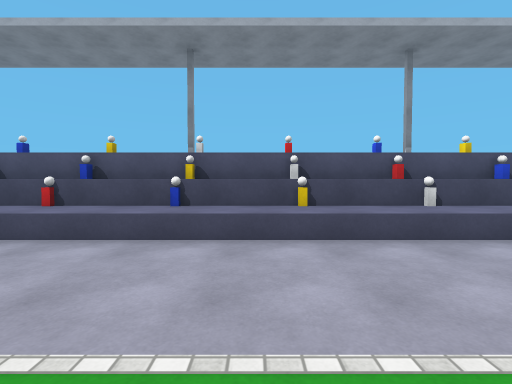
[1] (above)

21 first-person views from a walk through a 3-D level made in the Unity game engine. The camera is 1.3 m above the floor, tilts 2° down and sees 85° across. The floor is counted in squares, 2 m on a side. Each view is taken from the middle of a square. On the plan, view 1 faces up. The plan holds only what a view shows up to about 9 squares ahead; the rest is blank. The place goes on beyond the plan. The player character is not drawn. Surface patterns are stand-ins for the level's own textures.

[2]
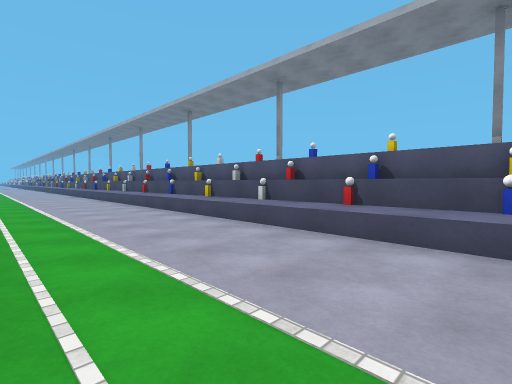

[3]
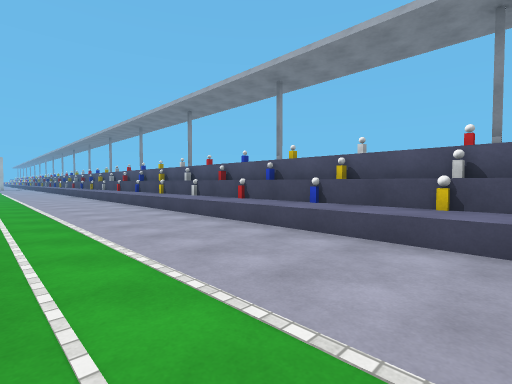

[4]
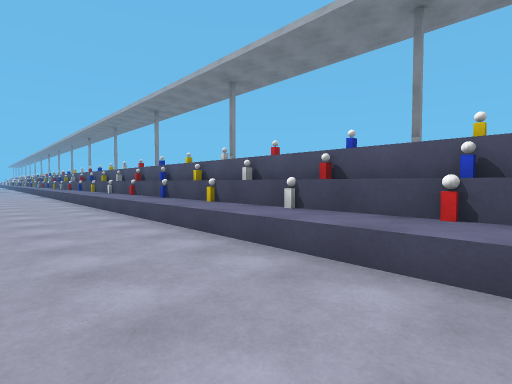

[5]
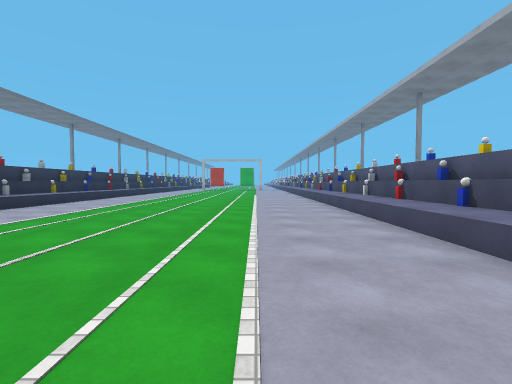

[6]
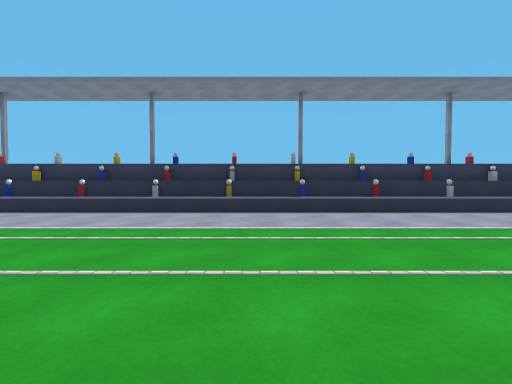

[7]
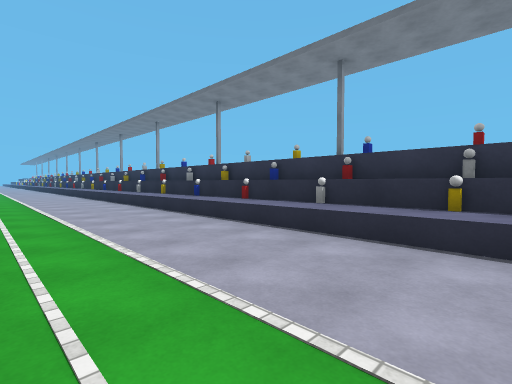

[8]
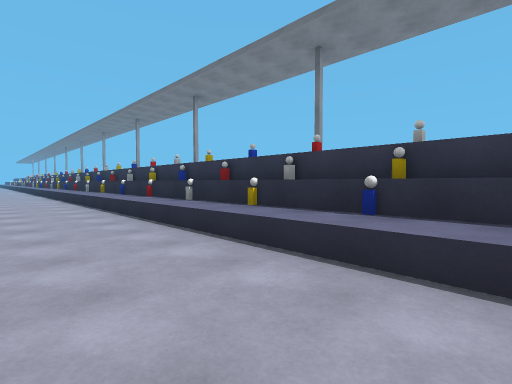

[9]
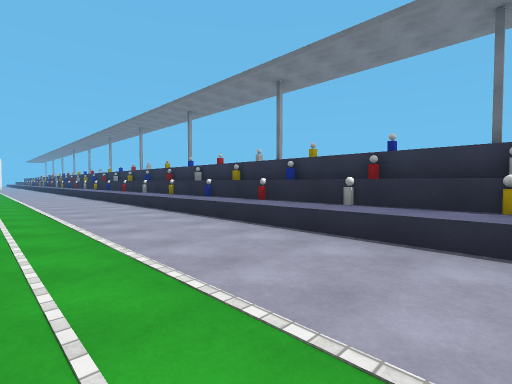

[10]
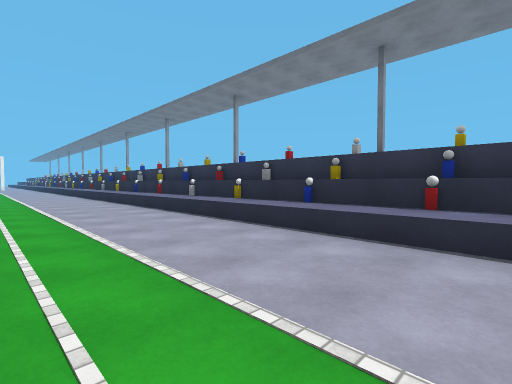

[11]
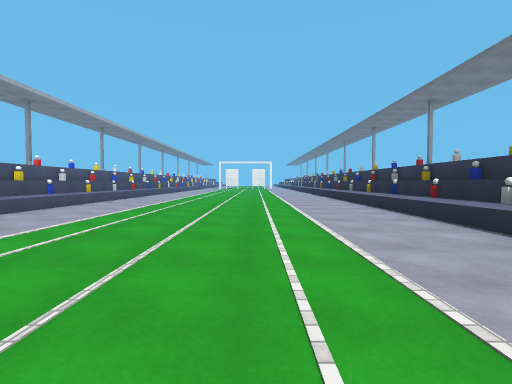

[12]
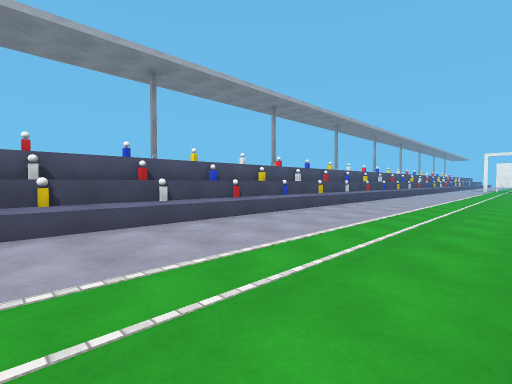

[13]
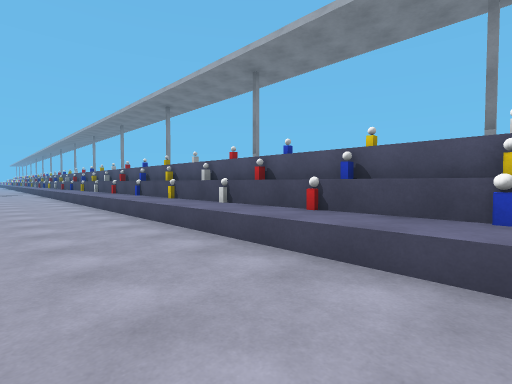

[14]
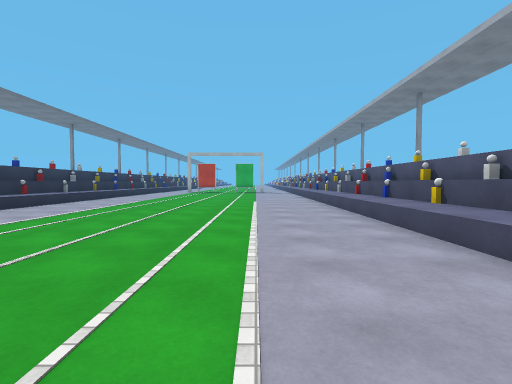

[15]
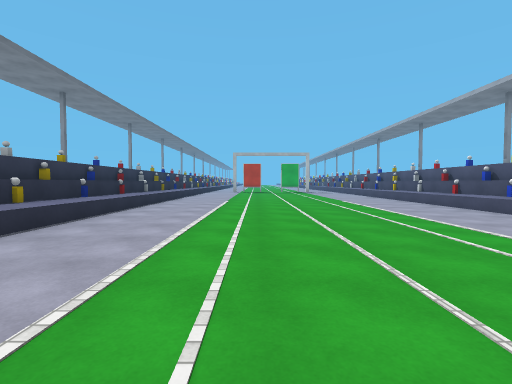

[16]
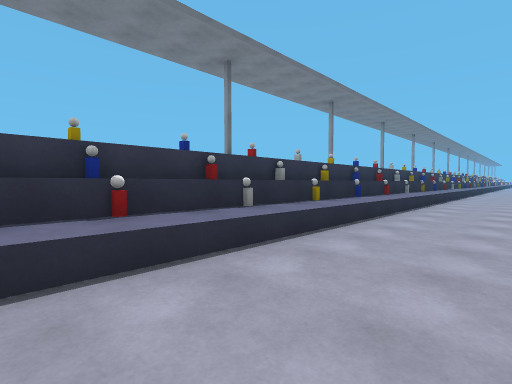

[17]
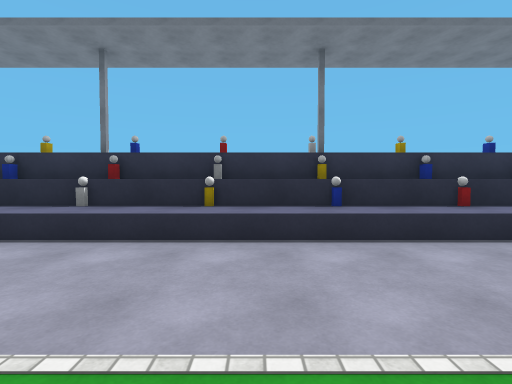

[18]
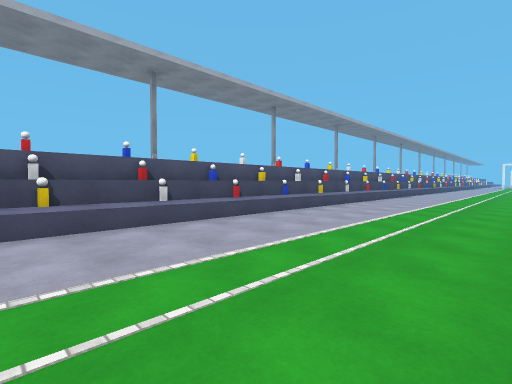

[19]
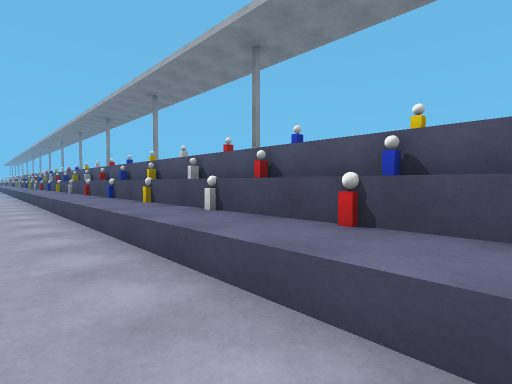

[20]
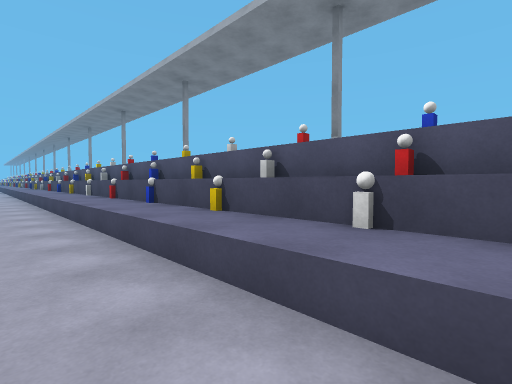

[21]
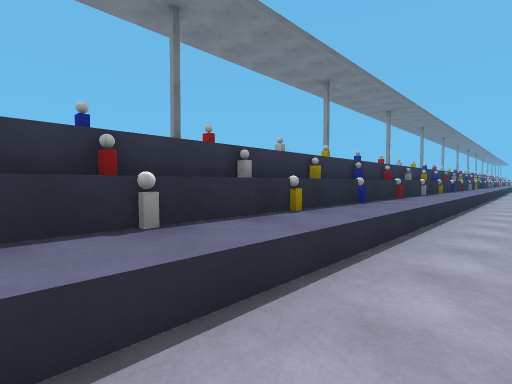

### Floor plan
Key: @ floor where view 1 was taken; . floor; ^ raised ledge; O other object.
Columns run from 24 left of view 1 to 5 right of it. Each row starts with its distance up from view 1.
  5 O^O^O^O^O^O^OO^O^O^O^O^O^O^OO^
  4 O^O^O^O^O^O^OO^O^O^O^O^O^O^OO^
  3 ..O.....O....O...O.....O....O.
  2 ..............................
  1 ..............................
  0 ........................@.....
 -1 ...................    .......
 -2 ..............................
 -3 ..............................
 -4 ..............................
 -5 ^^^^^^^^^^^^^^^^^^^^^^^^^^^^^^
 -6 O^O^O^O^O^O^OO^O^O^O^O^O^O^OO^
 -7 O^O^O^O^O^O^OO^O^O^O^O^O^O^OO^

Positions as (right, up) in squares from view 1, and headings:
1: (0, 0), facing up
2: (-1, 0), facing up-left
3: (-6, 0), facing up-left
4: (-10, 1), facing up-left
5: (-12, 1), facing left
6: (-15, 1), facing down
7: (-15, -2), facing down-right
8: (-10, -3), facing down-right
9: (-7, -2), facing down-right
10: (-4, -2), facing down-right
11: (-2, -2), facing right
12: (0, -1), facing up-right
13: (-16, 1), facing up-left
14: (-17, 1), facing left
15: (-17, -2), facing left
16: (-17, -3), facing down-left
17: (-15, -2), facing down
18: (-15, -1), facing up-right
19: (-17, 2), facing up-left
20: (-19, 2), facing up-left
21: (-19, -4), facing down-left
